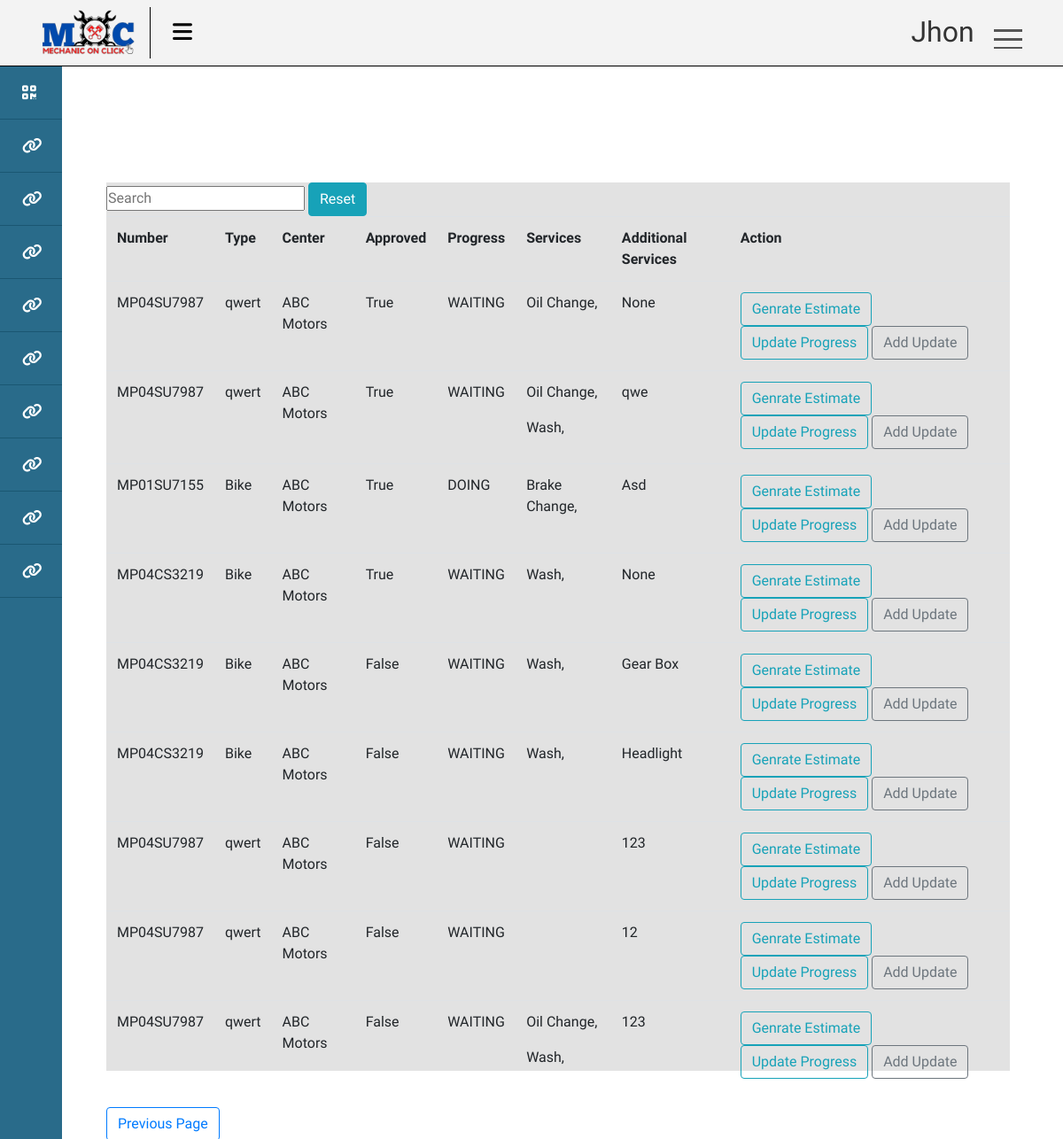
/services/list/ (signed in), run on an earlier commit of the app's database.
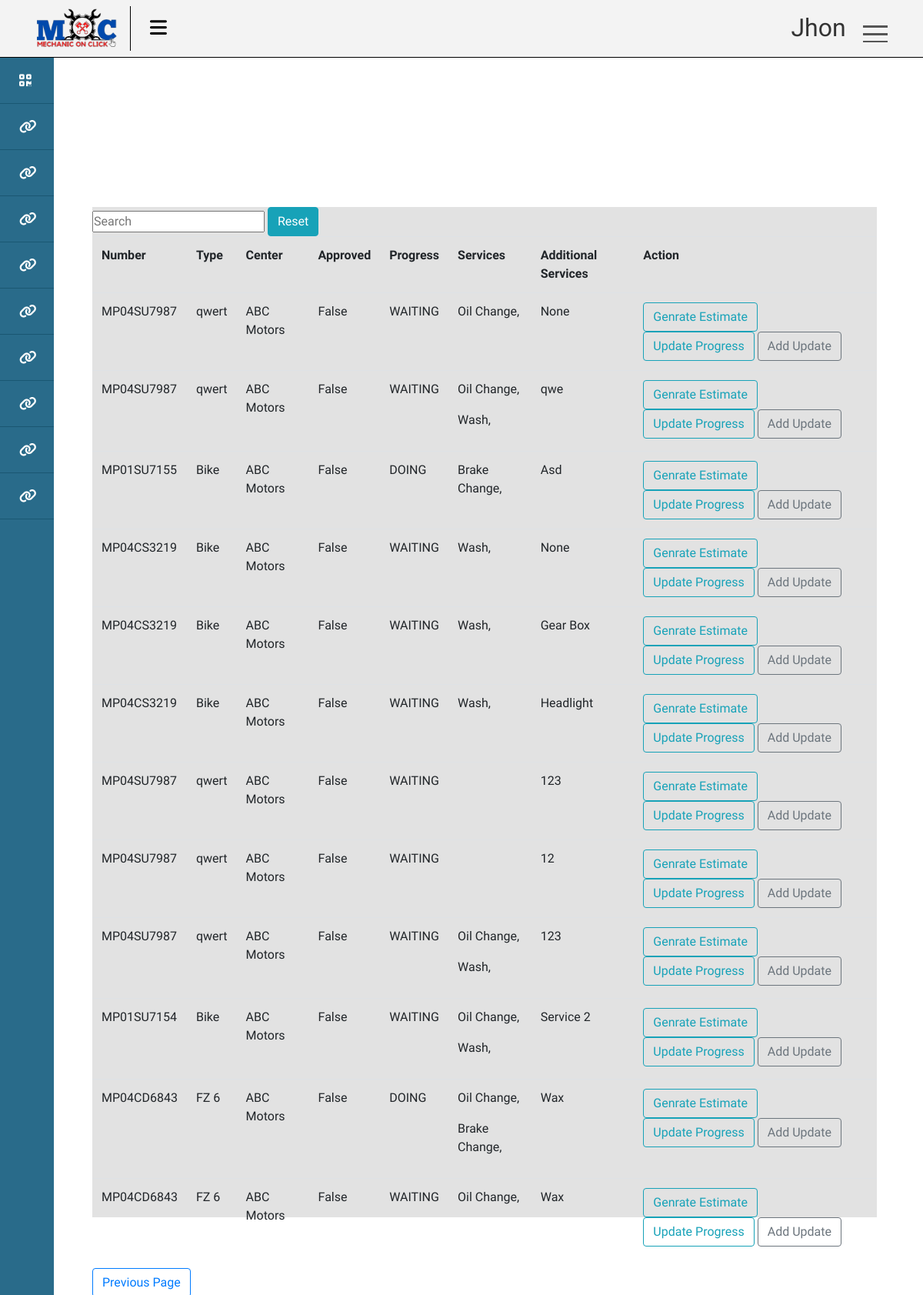
And on a later commit of the database.
### ERP/models.py (models this page shows, shortened)
class Service(models.Model):
    class Progress(models.TextChoices):
        WAITING = 'WAITING' , 'Waiting'
        DOING = 'DOING' , 'Doing'
    vehical = models.ForeignKey(Vehical , on_delete=models.SET_NULL, blank=True , null= True)
    center = models.ForeignKey(Center , on_delete=models.SET_NULL , null=True , blank= True)
    services = models.ManyToManyField(CenterServices)
    products = models.ManyToManyField(CenterProduct)
    progress = models.CharField(max_length=20 , choices=Progress.choices , default= Progress.WAITING)
    date = models.DateTimeField(auto_now_add=True)
    additional_services = models.CharField(max_length=200 ,default = None)
    additional_services_cost = models.IntegerField(default=0)
    is_approved = models.BooleanField(default=False)
    def __str__(self) -> str:
        return str(self.vehical.number) + ' - ' + str(self.date.date())

class Vehical(models.Model):
    customer = models.ForeignKey(Customer , on_delete=models.CASCADE)
    number = models.CharField(max_length=20 , unique= True , blank=False , null= False)
    type = models.CharField(max_length=20)

class CenterServices(models.Model):
    name = models.CharField(max_length=100)
    description = models.CharField(max_length=400, default="Diam dolor diam ipsum sit amet diam et eos erat ipsum")
    price = models.IntegerField(default=500)
    center = models.ForeignKey(Center,on_delete= models.CASCADE)
    tax = models.FloatField(default=5)

### Franchise/models.py (models this page shows, shortened)
class Center(models.Model):
    name = models.CharField(max_length=100)
    location = models.ForeignKey(Location , null=True , blank= True , on_delete= models.SET_NULL)
    code = models.CharField(max_length=12 , unique=True , null=True , blank= True)

### account/decorators.py (the view)
        def wrapper(request , *args, **kwargs):
            group = None
            role = request.user.role
            print(role)
            if role in allowed_roles:
                return view_func(request , *args, **kwargs)
            else :
                print('User Not allowed')
                return redirect('unauth_page')

### ERP/views.py (called while the page is built)
@login_required(login_url= 'login_page')
@allowed_users(allowed_roles=[User.Role.EMPLOYEE,User.Role.ADMIN])
def employee_service_list(request):
    context = {}
    employee = Employee.objects.get(user = request.user )
    services = list(Service.objects.filter(center = employee.center))
    print(services)
    context['services'] = services
    return render(request , 'ERP/service/employee_list.html', context)

### templates/ERP/service/employee_list.html (shortened to what this page needs)
{% extends 'ERP/base.html' %}
{% load static %}
{% block content %}
{% include 'ERP/search_widget.html' %}
<table id="myTable" class = 'table'>
    <tr>
        <th>Number</th>
        <th>Type</th>
        <th>Center</th>
        <th>Approved</th>
        <th>Progress</th>
        <th>Services</th>
        <th>Additional Services</th>
        <th>Action</th>
        </tr>
        {% for service in services %}
        <tr>
            <td>{{service.vehical.number}}</td>
            <td>{{service.vehical.type}}</td>
            <td>{{service.center.name}}</td>
            <td>{{service.is_approved}}</td>
            <td>{{service.progress}}</td>
            <td>
                {% for ser in service.services.all %}
            <p>{{ser.name}},</p>
                    {% endfor %}
            </td>
            <td>{{service.additional_services}}</td>
            <td>
                <a class="btn btn-outline-info" href="{% url 'genrate_estimate' service.id %}">Genrate Estimate</a>
                <a class="btn btn-outline-info" href="{% url 'progress_update_page' service.id %}">Update Progress</a>
                <a class="btn btn-outline-secondary" href="{% url 'employee_service_update_page' service.id %}">Add Update</a>
            </td>
        </tr>
        {% endfor %}
        </table>
        <input class="btn btn-outline-primary" type=button value="Previous Page" onClick="javascript:history.go(-1);">
{% endblock %}

What changed in the data, as far as the page shows it:
changed Service (number 1 of 12 on the later page): is_approved "True" → "False"
changed Service "qwe": is_approved "True" → "False"
changed Service "Asd": is_approved "True" → "False"
changed Service (number 4 of 12 on the later page): is_approved "True" → "False"
added Service: vehical.number "MP01SU7154", vehical.type "Bike", center.name "ABC Motors", is_approved "False", progress "WAITING", additional_services "Service 2", CenterServices (name "Oil Change"), CenterServices (name "Wash")
added Service: vehical.number "MP04CD6843", vehical.type "FZ 6", center.name "ABC Motors", is_approved "False", progress "DOING", additional_services "Wax", CenterServices (name "Oil Change"), CenterServices (name "Brake Change")
added Service: vehical.number "MP04CD6843", vehical.type "FZ 6", center.name "ABC Motors", is_approved "False", progress "WAITING", additional_services "Wax", CenterServices (name "Oil Change")
